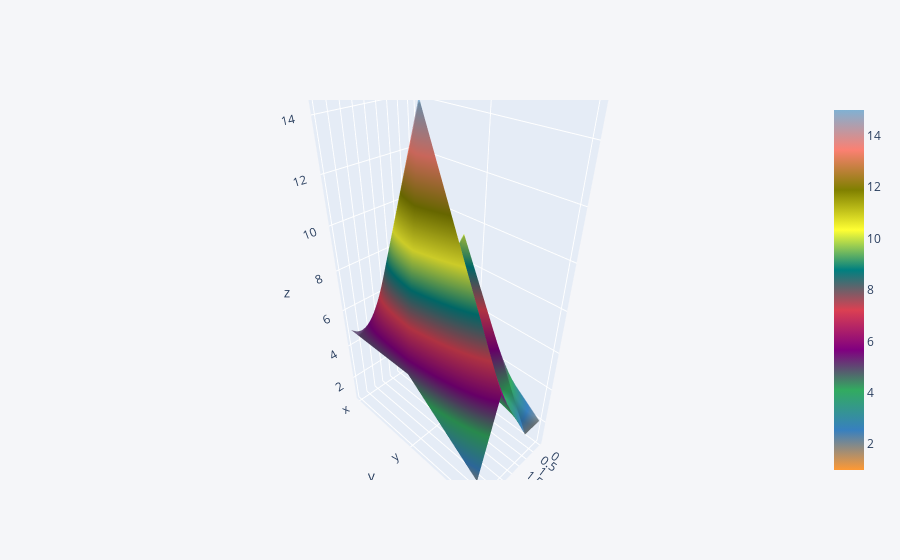

The notebook cell this image was saved under:
### Code cell
df3.iplot(kind='surface')

### Figure 1 — Plotly figure (JSON) as saved in the notebook; plotly's stock layout.template omitted (floating-point values rounded to 4 significant figures)
{"data": [{"colorscale": [[0, "rgb(255, 153, 51)"], [0.1111, "rgb(55, 128, 191)"], [0.2222, "rgb(50, 171, 96)"], [0.3333, "rgb(128, 0, 128)"], [0.4444, "rgb(219, 64, 82)"], [0.5556, "rgb(0, 128, 128)"], [0.6667, "rgb(255, 255, 51)"], [0.7778, "rgb(128, 128, 0)"], [0.8889, "rgb(251, 128, 114)"], [1, "rgb(128, 177, 211)"]], "type": "surface", "x": [0, 1, 2, 3, 4], "y": ["x", "y", "z"], "z": [[1, 2, 3, 4, 5], [5, 10, 5, 15, 5], [2, 2, 4, 6, 2]]}], "layout": {"legend": {"bgcolor": "#F5F6F9", "font": {"color": "#4D5663"}}, "paper_bgcolor": "#F5F6F9", "plot_bgcolor": "#F5F6F9", "title": {"font": {"color": "#4D5663"}}, "xaxis": {"gridcolor": "#E1E5ED", "showgrid": true, "tickfont": {"color": "#4D5663"}, "title": {"font": {"color": "#4D5663"}, "text": ""}, "zerolinecolor": "#E1E5ED"}, "yaxis": {"gridcolor": "#E1E5ED", "showgrid": true, "tickfont": {"color": "#4D5663"}, "title": {"font": {"color": "#4D5663"}, "text": ""}, "zerolinecolor": "#E1E5ED"}}}
